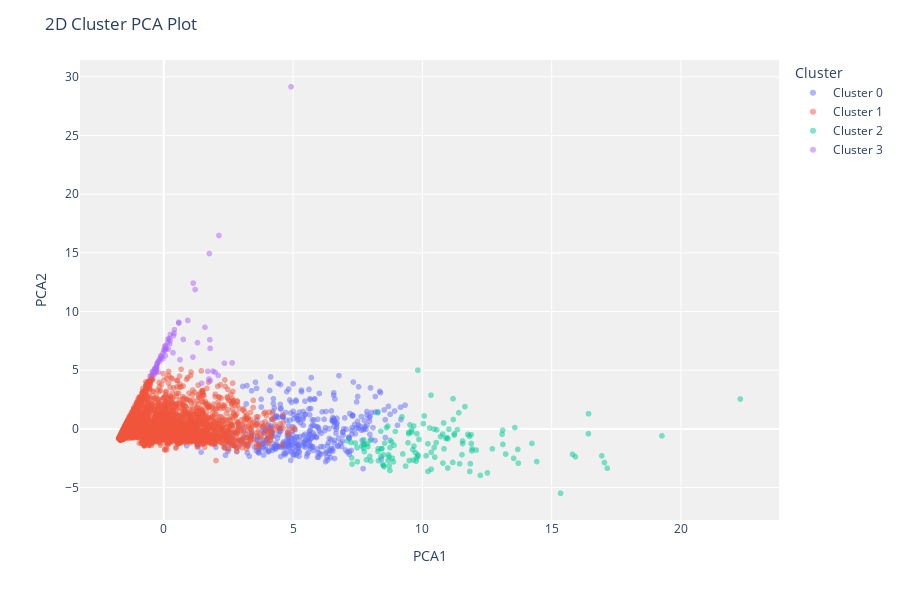

Notebook source saved alongside this figure:
### Code cell
plot_model(bir)

### Figure 1 — Plotly figure (JSON) as saved in the notebook; plotly's stock layout.template omitted (floating-point values rounded to 4 significant figures; data arrays with more than 128 entries replaced by an {"elided": "..."} marker saying what was removed)
{"data": [{"customdata": {"elided": "419x1 str values"}, "hovertemplate": "Cluster=Cluster 0<br>PCA1=%{x}<br>PCA2=%{y}<br>Feature=%{customdata[0]}<extra></extra>", "legendgroup": "Cluster 0", "marker": {"color": "#636efa", "opacity": 0.5, "symbol": "circle"}, "mode": "markers", "name": "Cluster 0", "showlegend": true, "textposition": "top center", "type": "scattergl", "x": {"elided": "419 float values"}, "xaxis": "x", "y": {"elided": "419 float values"}, "yaxis": "y"}, {"customdata": {"elided": "5479x1 str values"}, "hovertemplate": "Cluster=Cluster 1<br>PCA1=%{x}<br>PCA2=%{y}<br>Feature=%{customdata[0]}<extra></extra>", "legendgroup": "Cluster 1", "marker": {"color": "#EF553B", "opacity": 0.5, "symbol": "circle"}, "mode": "markers", "name": "Cluster 1", "showlegend": true, "textposition": "top center", "type": "scattergl", "x": {"elided": "5479 float values"}, "xaxis": "x", "y": {"elided": "5479 float values"}, "yaxis": "y"}, {"customdata": {"elided": "136x1 str values"}, "hovertemplate": "Cluster=Cluster 2<br>PCA1=%{x}<br>PCA2=%{y}<br>Feature=%{customdata[0]}<extra></extra>", "legendgroup": "Cluster 2", "marker": {"color": "#00cc96", "opacity": 0.5, "symbol": "circle"}, "mode": "markers", "name": "Cluster 2", "showlegend": true, "textposition": "top center", "type": "scattergl", "x": {"elided": "136 float values"}, "xaxis": "x", "y": {"elided": "136 float values"}, "yaxis": "y"}, {"customdata": [["CUST0000190755"], ["CUST0000342807"], ["CUST0000646254"], ["CUST0000190750"], ["CUST0000701197"], ["CUST0000495398"], ["CUST0000212278"], ["CUST0000006617"], ["CUST0000190299"], ["CUST0000644461"], ["CUST0000685976"], ["CUST0000341862"], ["CUST0000779740"], ["CUST0000552817"], ["CUST0000889983"], ["CUST0000775541"], ["CUST0000293873"], ["CUST0000826778"], ["CUST0000340481"], ["CUST0000205748"], ["CUST0000925425"], ["CUST0000627845"], ["CUST0000438442"], ["CUST0000083013"], ["CUST0000085399"], ["CUST0000957764"], ["CUST0000261487"], ["CUST0000344309"], ["CUST0000799033"], ["CUST0000064428"], ["CUST0000063086"], ["CUST0000280630"], ["CUST0000364213"], ["CUST0000062277"], ["CUST0000676928"], ["CUST0000017570"], ["CUST0000175080"], ["CUST0000285392"], ["CUST0000310991"], ["CUST0000903655"], ["CUST0000176246"], ["CUST0000024062"], ["CUST0000056767"], ["CUST0000256489"], ["CUST0000061443"], ["CUST0000495463"], ["CUST0000799209"], ["CUST0000182489"], ["CUST0000345090"], ["CUST0000240230"], ["CUST0000345218"], ["CUST0000879560"], ["CUST0000130603"], ["CUST0000277518"], ["CUST0000011202"], ["CUST0000660477"], ["CUST0000484341"], ["CUST0000411230"], ["CUST0000138983"], ["CUST0000069178"], ["CUST0000899336"], ["CUST0000764951"], ["CUST0000558734"], ["CUST0000708626"], ["CUST0000640774"], ["CUST0000639933"]], "hovertemplate": "Cluster=Cluster 3<br>PCA1=%{x}<br>PCA2=%{y}<br>Feature=%{customdata[0]}<extra></extra>", "legendgroup": "Cluster 3", "marker": {"color": "#ab63fa", "opacity": 0.5, "symbol": "circle"}, "mode": "markers", "name": "Cluster 3", "showlegend": true, "textposition": "top center", "type": "scattergl", "x": [-0.3574, 1.139, 0.5769, 1.898, -0.1801, -0.2886, 2.344, -0.2746, 1.792, 1.697, 0.4114, -0.1118, 0.2003, 1.592, 1.212, 1.984, -0.3463, -0.2527, 4.922, 0.2464, 2.103, 0.2312, 0.3551, 0.175, 1.8, 0.03543, -0.3008, 2.643, -0.2162, 0.1628, -0.4104, 0.06341, 0.001497, 0.03268, -0.3587, 1.128, -0.07756, 0.6248, 1.743, 2.132, 0.374, 0.3951, 0.1507, 1.78, -0.2105, -0.4459, -0.3664, 0.08639, 0.5824, -0.1404, 0.07417, 1.303, -0.2695, 0.2526, 0.9287, 0.05633, 0.7548, -0.427, -0.1447, -0.5309, 1.467, 1.763, -0.2495, -0.03091, -0.04354, -0.303], "xaxis": "x", "y": [4.931, 12.42, 9.084, 4.916, 5.727, 5.207, 5.595, 5.374, 6.856, 4.905, 8.448, 6.244, 7.702, 8.659, 11.88, 4.827, 5.104, 5.575, 29.15, 7.542, 4.556, 7.244, 6.488, 6.8, 4.101, 6.983, 5.057, 5.625, 4.856, 7.64, 4.849, 7.121, 6.714, 6.676, 5.109, 6.119, 6.148, 5.89, 4.251, 16.48, 7.932, 8.137, 7.334, 7.596, 5.788, 4.881, 4.649, 6.855, 9.015, 6.029, 6.812, 7.348, 5.263, 8.044, 9.237, 6.231, 7.624, 4.697, 5.957, 4.479, 3.882, 14.95, 5.59, 6.448, 5.944, 5.265], "yaxis": "y"}], "layout": {"height": 600, "legend": {"title": {"text": "Cluster"}, "tracegroupgap": 0}, "margin": {"t": 60}, "plot_bgcolor": "rgb(240,240,240)", "title": {"text": "2D Cluster PCA Plot"}, "xaxis": {"anchor": "y", "domain": [0, 1], "title": {"text": "PCA1"}}, "yaxis": {"anchor": "x", "domain": [0, 1], "title": {"text": "PCA2"}}}}
